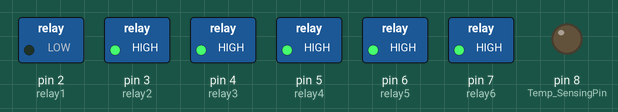
A sketch run on a simulated Arduino Uno, built with avr-gcc and run on an emulated ATmega328P. Parts: switched loads named in the sketch (green lamp = pin HIGH), output pins drawn as LEDs (lit = HIGH).

Above: at 0.5 s.
At 2.5 s:
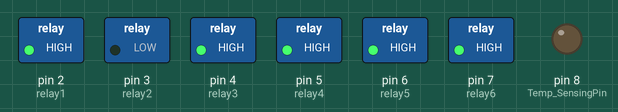
At 4.5 s:
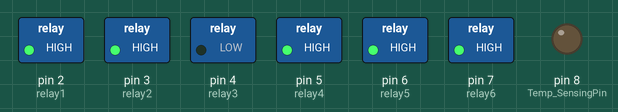
At 6.5 s:
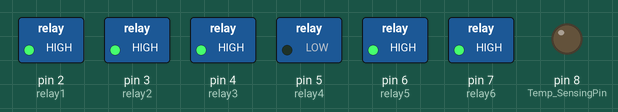
At 10.5 s:
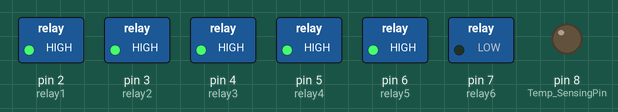
At 13.8 s:
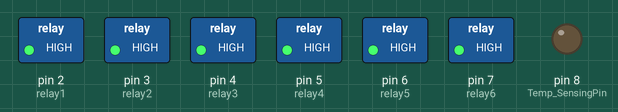
Timing chart, 0 to 21.6 s (numbered marks = the images above):
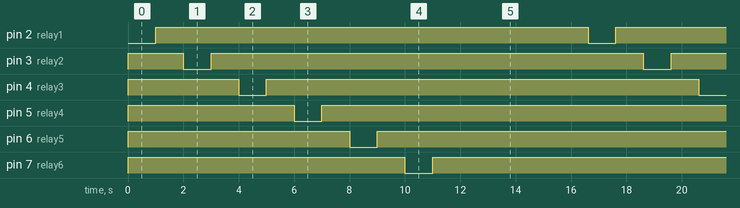

The sketch:

test.ino
```cpp
#include <Servo.h>

#define PH_sensor A0
#define Level_Senser A1
#define ArrayLength 40
#define Offset 0.00

#define REQ_BUF_SZ 60

int relay1 = 2; //digital I/O 2 _ 릴레이1 핀설정 -> 배수
int relay2 = 3; //digital I/O 3 _ 릴레이2 핀설정 -> 급수
int relay3 = 4; //digital I/O 4 _ 릴레이3 핀설정 -> 히터
int relay4 = 5; //digital I/O 5 _ 릴레이4 핀설정 -> 조명
int relay5 = 6; //digital I/O 6 _ 릴레이5 핀설정 -> PH
int relay6 = 7; //digital I/O 7 _ 릴레이6 핀설정 -> 먹이급여기
int Temp_SensingPin = 8; //digital I/O 8 _ 온도 센서
int servoPin = 9;
int angle = 0;
int pHArray[40];
int pHarrayIndex=0;


Servo servo;

void setup() {
    pinMode (relay1, OUTPUT);
    pinMode (relay2, OUTPUT);
    pinMode (relay3, OUTPUT);
    pinMode (relay4, OUTPUT);
    pinMode (relay5, OUTPUT);
    pinMode (relay6, OUTPUT);
    pinMode (Temp_SensingPin, OUTPUT);

    digitalWrite (relay1, HIGH);
    digitalWrite (relay2, HIGH);
    digitalWrite (relay3, HIGH);
    digitalWrite (relay4, HIGH);
    digitalWrite (relay5, HIGH);
    digitalWrite (relay6, HIGH);

}

void loop() {
    digitalWrite (relay1, LOW);
    delay(1000);
    digitalWrite (relay1, HIGH);

    delay(1000);

    digitalWrite (relay2, LOW);
    delay(1000);
    digitalWrite (relay2, HIGH);

    delay(1000);

    digitalWrite (relay3, LOW);
    delay(1000);
    digitalWrite (relay3, HIGH);

    delay(1000);

    digitalWrite (relay4, LOW);
    delay(1000);
    digitalWrite (relay4, HIGH);

    delay(1000);

    digitalWrite (relay5, LOW);
    delay(1000);
    digitalWrite (relay5, HIGH);

    delay(1000);

    digitalWrite (relay6, LOW);
    delay(1000);
    digitalWrite (relay6, HIGH);

    delay(1000);

    for(angle = 0; angle < 180; angle++)
    {
     servo.write(angle);
     delay(20);
    }

    delay(1000);


}
```

Measured:
- by itself, pin 2 (relay1), pin 3 (relay2), pin 4 (relay3), pin 5 (relay4), pin 6 (relay5), pin 7 (relay6): alternates HIGH for 15.6 s and LOW for 1.0 s
- by itself, everything shown: repeats every 16.6 s, in 12 steps
